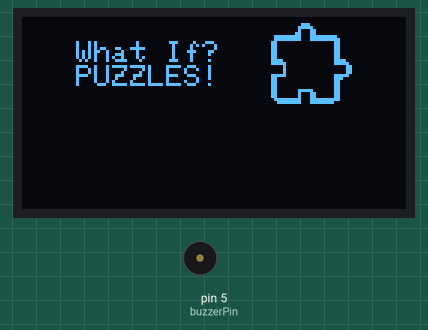
Simulated run of this sketch. Board: Arduino Uno, built with avr-gcc and run on an emulated ATmega328P. On the bench: 128×64 one-colour display, buzzer (waves = sounding, pin HIGH).

Above: at 0.7 s.
At 4.1 s:
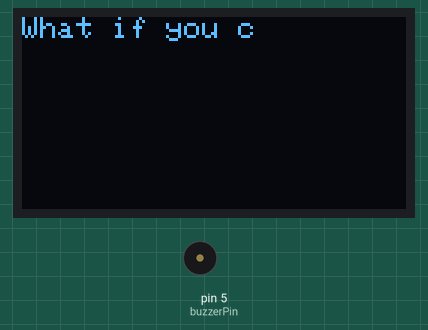
At 5.0 s:
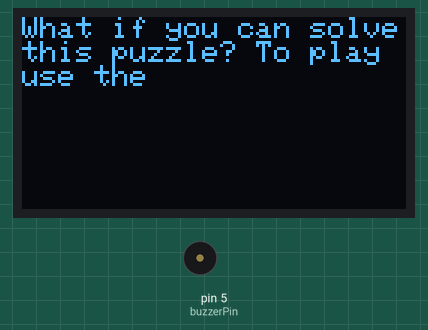
At 5.9 s:
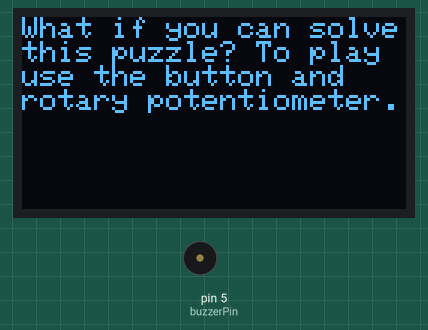
At 7.0 s:
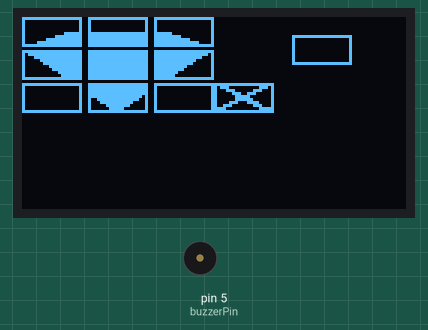

The sketch:

puzzle-page.ino
```cpp
#include <SPI.h>
#include <Wire.h>
#include <Adafruit_GFX.h>
#include <Adafruit_SSD1306.h>


// image help from https://javl.github.io/image2cpp/

#define OLED_RESET 4
Adafruit_SSD1306 display(OLED_RESET);

const unsigned char box [] PROGMEM = {
  0xff, 0xff, 0xf0, 0x80, 0x00, 0x10, 0x80, 0x00, 0x10, 0x80, 0x00, 0x10, 0x80, 0x00, 0x10, 0x80,
  0x00, 0x10, 0x80, 0x00, 0x10, 0x80, 0x00, 0x10, 0x80, 0x00, 0x10, 0xff, 0xff, 0xf0
};

const unsigned char boardp10 [] PROGMEM = {
  0xff, 0xff, 0xf0, 0xb8, 0x01, 0xd0, 0x8e, 0x07, 0x10, 0x83, 0x9c, 0x10, 0x81, 0xf0, 0x10, 0x81,
  0xf8, 0x10, 0x87, 0x1e, 0x10, 0x9c, 0x07, 0x10, 0xf0, 0x01, 0xf0, 0xff, 0xff, 0xf0
};

const unsigned char boardp9 [] PROGMEM = {
  0xe0, 0x00, 0x00, 0x80, 0x00, 0x00, 0x00, 0x00, 0x00, 0x00, 0x00, 0x00, 0x00, 0x00, 0x00, 0x00,
  0x00, 0x00, 0x00, 0x00, 0x00, 0x00, 0x00, 0x00, 0x00, 0x00, 0x00, 0x00, 0x00, 0x00
};

const unsigned char boardp8 [] PROGMEM = {
  0xff, 0xff, 0xf0, 0xff, 0xff, 0xf0, 0xff, 0xff, 0xf0, 0xff, 0xff, 0xf0, 0x7f, 0xff, 0xc0, 0x1f,
  0xff, 0x80, 0x0f, 0xfe, 0x00, 0x03, 0xfc, 0x00, 0x01, 0xf0, 0x00, 0x00, 0x40, 0x00
};

const unsigned char boardp7 [] PROGMEM = {
  0x00, 0x00, 0x70, 0x00, 0x00, 0x10, 0x00, 0x00, 0x00, 0x00, 0x00, 0x00, 0x00, 0x00, 0x00, 0x00,
  0x00, 0x00, 0x00, 0x00, 0x00, 0x00, 0x00, 0x00, 0x00, 0x00, 0x00, 0x00, 0x00, 0x00
};

const unsigned char boardp6 [] PROGMEM = {
  0xff, 0xff, 0xf0, 0xff, 0xff, 0xc0, 0xff, 0xff, 0x00, 0xff, 0xfc, 0x00, 0xff, 0xf8, 0x00, 0xff,
  0xe0, 0x00, 0xff, 0xc0, 0x00, 0xff, 0x00, 0x00, 0xfe, 0x00, 0x00, 0xfc, 0x00, 0x00
};

const unsigned char boardp5 [] PROGMEM = {
  0xff, 0xff, 0xf0, 0xff, 0xff, 0xf0, 0xff, 0xff, 0xf0, 0xff, 0xff, 0xf0, 0xff, 0xff, 0xf0, 0xff,
  0xff, 0xf0, 0xff, 0xff, 0xf0, 0xff, 0xff, 0xf0, 0xff, 0xff, 0xf0, 0xff, 0xff, 0xf0
};

const unsigned char boardp4 [] PROGMEM = {
  0xff, 0xff, 0xf0, 0x3f, 0xff, 0xf0, 0x0f, 0xff, 0xf0, 0x03, 0xff, 0xf0, 0x01, 0xff, 0xf0, 0x00,
  0x7f, 0xf0, 0x00, 0x3f, 0xf0, 0x00, 0x0f, 0xf0, 0x00, 0x07, 0xf0, 0x00, 0x03, 0xf0
};

const unsigned char boardp3 [] PROGMEM = {
 0x00, 0x00, 0x00, 0x00, 0x00, 0x00, 0x00, 0x00, 0x00, 0x00, 0x00, 0x00, 0x00, 0x00, 0x00, 0xfc,
 0x00, 0x00, 0xff, 0x80, 0x00, 0xff, 0xf0, 0x00, 0xff, 0xfe, 0x00, 0xff, 0xff, 0xe0
};

const unsigned char boardp2 [] PROGMEM = {
  0x00, 0x00, 0x00, 0x00, 0x00, 0x00, 0x00, 0x00, 0x00, 0x00, 0x00, 0x00, 0x00, 0x00, 0x00, 0xff,
  0xff, 0xf0, 0xff, 0xff, 0xf0, 0xff, 0xff, 0xf0, 0xff, 0xff, 0xf0, 0xff, 0xff, 0xf0
};

const unsigned char boardp1 [] PROGMEM= {
 0x00, 0x00, 0x00, 0x00, 0x00, 0x00, 0x00, 0x00, 0x00, 0x00, 0x00, 0x00, 0x00, 0x00, 0x00, 0x00,
 0x03, 0xf0, 0x00, 0x1f, 0xf0, 0x00, 0xff, 0xf0, 0x07, 0xff, 0xf0, 0x7f, 0xff, 0xf0
};

const unsigned char puzzle [] PROGMEM = {
  0x00, 0x00, 0x00, 0x00, 0x00, 0x00, 0x00, 0x00, 0x00, 0x00, 0x00, 0x00, 0x00, 0x00, 0x00, 0x00,
  0x00, 0x00, 0x00, 0x00, 0x00, 0x00, 0x00, 0x00, 0x00, 0x00, 0x00, 0x00, 0x00, 0x00, 0x00, 0x00,
  0x00, 0x07, 0x00, 0x00, 0x00, 0x00, 0x00, 0x00, 0x00, 0x00, 0x00, 0x00, 0x00, 0x00, 0x00, 0x00,
  0x00, 0x0f, 0x80, 0x00, 0x00, 0x00, 0x00, 0x00, 0x00, 0x00, 0x00, 0x00, 0x00, 0x00, 0x00, 0x00,
  0x00, 0x08, 0xc0, 0x00, 0x00, 0x00, 0x00, 0x00, 0x00, 0x00, 0x00, 0x00, 0x00, 0x00, 0x00, 0x00,
  0x00, 0x18, 0xc0, 0x00, 0x00, 0x00, 0x00, 0x00, 0x00, 0x00, 0x00, 0x00, 0x00, 0x00, 0x00, 0x00,
  0x0f, 0xf8, 0xff, 0x80, 0x00, 0x00, 0x00, 0x00, 0x00, 0x00, 0x00, 0x00, 0x00, 0x00, 0x00, 0x00,
  0x0f, 0xf8, 0xff, 0xc0, 0x00, 0x00, 0x00, 0x00, 0x00, 0x00, 0x00, 0x00, 0x00, 0x00, 0x00, 0x00,
  0x18, 0x00, 0x00, 0xc0, 0x00, 0x00, 0x00, 0x00, 0x00, 0x00, 0x00, 0x00, 0x00, 0x00, 0x00, 0x00,
  0x18, 0x00, 0x00, 0xc0, 0x00, 0x00, 0x00, 0x00, 0x00, 0x00, 0x00, 0x00, 0x00, 0x00, 0x00, 0x00,
  0x18, 0x00, 0x00, 0xc0, 0x00, 0x00, 0x00, 0x00, 0x00, 0x00, 0x00, 0x00, 0x00, 0x00, 0x00, 0x00,
  0x18, 0x00, 0x00, 0xc0, 0x00, 0x00, 0x00, 0x00, 0x00, 0x00, 0x00, 0x00, 0x00, 0x00, 0x00, 0x00,
  0x18, 0x00, 0x00, 0xc0, 0x00, 0x00, 0x00, 0x00, 0x00, 0x00, 0x00, 0x00, 0x00, 0x00, 0x00, 0x00,
  0x18, 0x00, 0x00, 0xc0, 0x00, 0x00, 0x00, 0x00, 0x00, 0x00, 0x00, 0x00, 0x00, 0x00, 0x00, 0x00,
  0x1e, 0x00, 0x00, 0xf0, 0x00, 0x00, 0x00, 0x00, 0x00, 0x00, 0x00, 0x00, 0x00, 0x00, 0x00, 0x00,
  0x1f, 0x00, 0x00, 0xf8, 0x00, 0x00, 0x00, 0x00, 0x00, 0x00, 0x00, 0x00, 0x00, 0x00, 0x00, 0x00,
  0x01, 0x00, 0x00, 0x0c, 0x00, 0x00, 0x00, 0x00, 0x00, 0x00, 0x00, 0x00, 0x00, 0x00, 0x00, 0x00,
  0x01, 0x00, 0x00, 0x0c, 0x00, 0x00, 0x00, 0x00, 0x00, 0x00, 0x00, 0x00, 0x00, 0x00, 0x00, 0x00,
  0x01, 0x00, 0x00, 0x0c, 0x00, 0x00, 0x00, 0x00, 0x00, 0x00, 0x00, 0x00, 0x00, 0x00, 0x00, 0x00,
  0x1f, 0x00, 0x00, 0xf8, 0x00, 0x00, 0x00, 0x00, 0x00, 0x00, 0x00, 0x00, 0x00, 0x00, 0x00, 0x00,
  0x18, 0x00, 0x00, 0xe0, 0x00, 0x00, 0x00, 0x00, 0x00, 0x00, 0x00, 0x00, 0x00, 0x00, 0x00, 0x00,
  0x18, 0x00, 0x00, 0xc0, 0x00, 0x00, 0x00, 0x00, 0x00, 0x00, 0x00, 0x00, 0x00, 0x00, 0x00, 0x00,
  0x18, 0x00, 0x00, 0xc0, 0x00, 0x00, 0x00, 0x00, 0x00, 0x00, 0x00, 0x00, 0x00, 0x00, 0x00, 0x00,
  0x18, 0x00, 0x00, 0xc0, 0x00, 0x00, 0x00, 0x00, 0x00, 0x00, 0x00, 0x00, 0x00, 0x00, 0x00, 0x00,
  0x18, 0x0f, 0x80, 0xc0, 0x00, 0x00, 0x00, 0x00, 0x00, 0x00, 0x00, 0x00, 0x00, 0x00, 0x00, 0x00,
  0x18, 0x08, 0xc0, 0xc0, 0x00, 0x00, 0x00, 0x00, 0x00, 0x00, 0x00, 0x00, 0x00, 0x00, 0x00, 0x00,
  0x18, 0x08, 0xc0, 0xc0, 0x00, 0x00, 0x00, 0x00, 0x00, 0x00, 0x00, 0x00, 0x00, 0x00, 0x00, 0x00,
  0x0f, 0xf8, 0xff, 0xc0, 0x00, 0x00, 0x00, 0x00, 0x00, 0x00, 0x00, 0x00, 0x00, 0x00, 0x00, 0x00,
  0x07, 0xf8, 0xff, 0x00, 0x00, 0x00, 0x00, 0x00, 0x00, 0x00, 0x00, 0x00, 0x00, 0x00, 0x00, 0x00,
  0x00, 0x00, 0x00, 0x00, 0x00, 0x00, 0x00, 0x00, 0x00, 0x00, 0x00, 0x00, 0x00, 0x00, 0x00, 0x00,
  0x00, 0x00, 0x00, 0x00, 0x00, 0x00, 0x00, 0x00, 0x00, 0x00, 0x00, 0x00, 0x00, 0x00, 0x00, 0x00,
  0x00, 0x00, 0x00, 0x00, 0x00, 0x00, 0x00, 0x00, 0x00, 0x00, 0x00, 0x00, 0x00, 0x00, 0x00, 0x00
};

const int buttonPin = 6;
const int ledPin = 4;
const int buzzerPin = 5;
int buttonState = 0;
int emptyindex = 9;

//const int board_array = 10;

const unsigned char* board[10] = {
    boardp1, boardp2, boardp3, boardp4, boardp5, boardp6, boardp7, boardp8, boardp9, boardp10
};

int ustorage[] = {0,1,2,3,4,5,6,7,8,9};

void setup() {
  // put your setup code here, to run once:

  Serial.begin(9600);
  pinMode(buzzerPin, OUTPUT);
  pinMode(buttonPin, INPUT);
  pinMode(ledPin, OUTPUT);

  display.begin(SSD1306_SWITCHCAPVCC, 0x3c);
  display.clearDisplay();
  digitalWrite(ledPin, LOW); //for some reason it starts from HIGH
  display.display();
  display.setRotation(2); //for some reason is upside down
  display.setTextSize(1);
  display.setTextColor(WHITE);
  display.setCursor(0,8);
  fancyText(0, "   What If?\n   PUZZLES!");
  display.drawBitmap(80, 0, puzzle, 128, 32, WHITE);
  display.display();
  delay(3000);
  display.clearDisplay();
  display.setCursor(0,0);
  fancyText(0, "What if you can solvethis puzzle?"); //formated for output
  fancyText(0, " To play use the button and\nrotary potentiometer."); //formated for output
  delay(1000);
  display.display();
  display.clearDisplay();
  display.display();


  display.setTextSize(1);
  display.setTextColor(WHITE);

}

void loop() {
  //display.clearDisplay();

   displayBoard(ustorage);

}

void displayBoard(int ustorage[]) {
  display.drawBitmap(00, 0, box, 20, 10, WHITE); //tile 1
  display.drawBitmap(22, 0, box, 20, 10, WHITE); //tile 2
  display.drawBitmap(44, 0, box, 20, 10, WHITE); //tile 3
  display.drawBitmap(00, 11, box, 20, 10, WHITE); //tile 4
  display.drawBitmap(22, 11, box, 20, 10, WHITE);// tile 5
  display.drawBitmap(44, 11, box, 20, 10, WHITE); //tile 6
  display.drawBitmap(00, 22, box, 20, 10, WHITE); //tile 7
  display.drawBitmap(22, 22, box, 20, 10, WHITE); //tile 8
  display.drawBitmap(44, 22, box, 20, 10, WHITE); // tile 9
  display.drawBitmap(64, 22, box, 20, 10, WHITE); // tile 10

  display.drawBitmap(00, 00, board[ustorage[0]], 20, 10, WHITE); //tile 1
  display.drawBitmap(22, 00, board[ustorage[1]], 20, 10, WHITE); //tile 2
  display.drawBitmap(44, 00, board[ustorage[2]], 20, 10, WHITE); //tile 3
  display.drawBitmap(00, 11, board[ustorage[3]], 20, 10, WHITE); //tile 4
  display.drawBitmap(22, 11, board[ustorage[4]], 20, 10, WHITE);// tile 5
  display.drawBitmap(44, 11, board[ustorage[5]], 20, 10, WHITE); //tile 6
  display.drawBitmap(00, 22, board[ustorage[6]], 20, 10, WHITE); //tile 7
  display.drawBitmap(22, 22, board[ustorage[7]], 20, 10, WHITE); //tile 8
  display.drawBitmap(44, 22, board[ustorage[8]], 20, 10, WHITE); // tile 9
  display.drawBitmap(64, 22, board[ustorage[9]], 20, 10, WHITE); // tile 10
  display.drawBitmap(90, 6, box, 20, 10, WHITE); // box

  display.display();
}


void fancyText(int ms, String input) {
  for(int x = 0; x < input.length(); x++){
    display.print(input.charAt(x));
    delay(ms);
    display.display();
  }
}
```

Measured:
- what the display in image 0 shows lasts 3.0 s, from 0.7 s to 3.7 s
- what the display in image 3 shows lasts 1.1 s, from 5.8 s to 6.9 s
